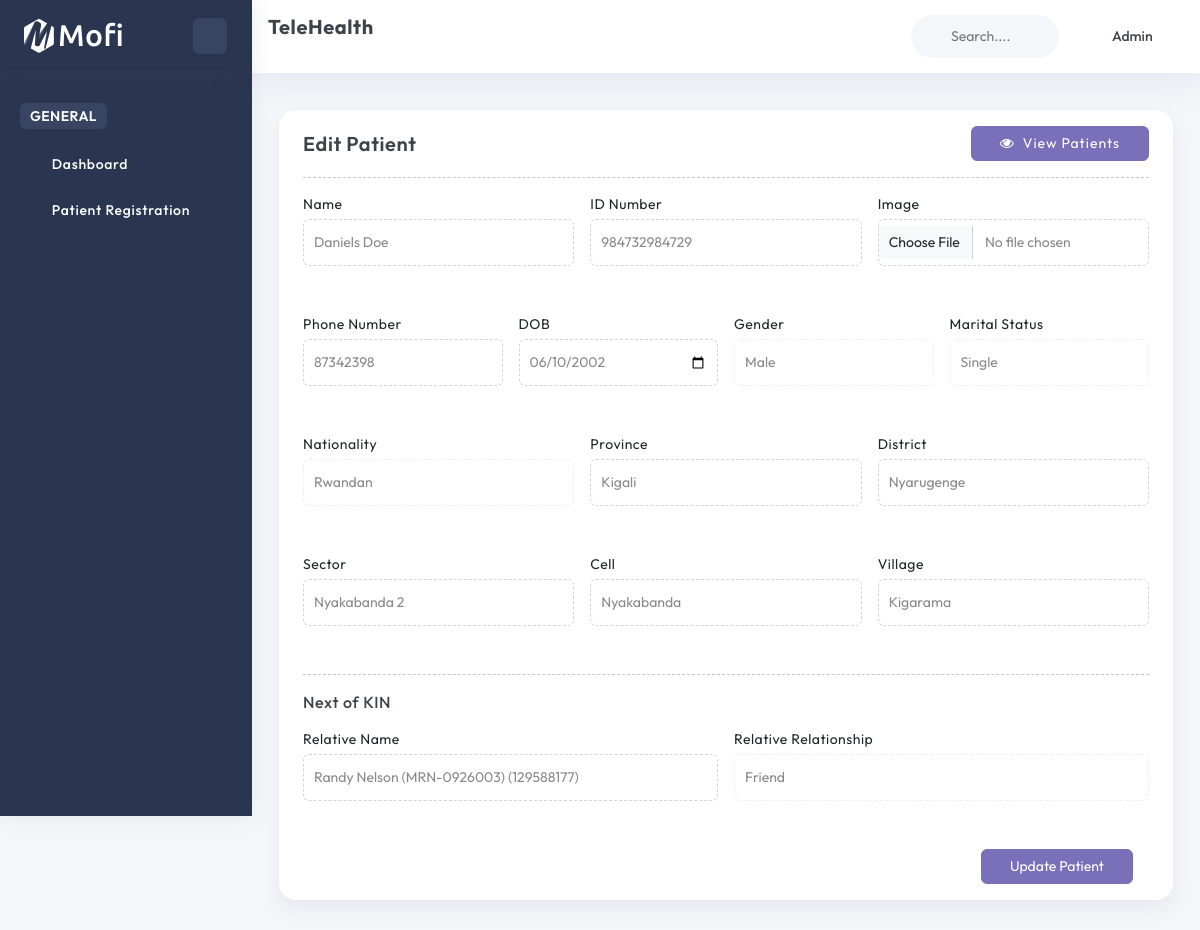
/patient/daniels-doe-2002-06-10-male-984732984729/edit (signed in), run on an earlier commit of the app's database.
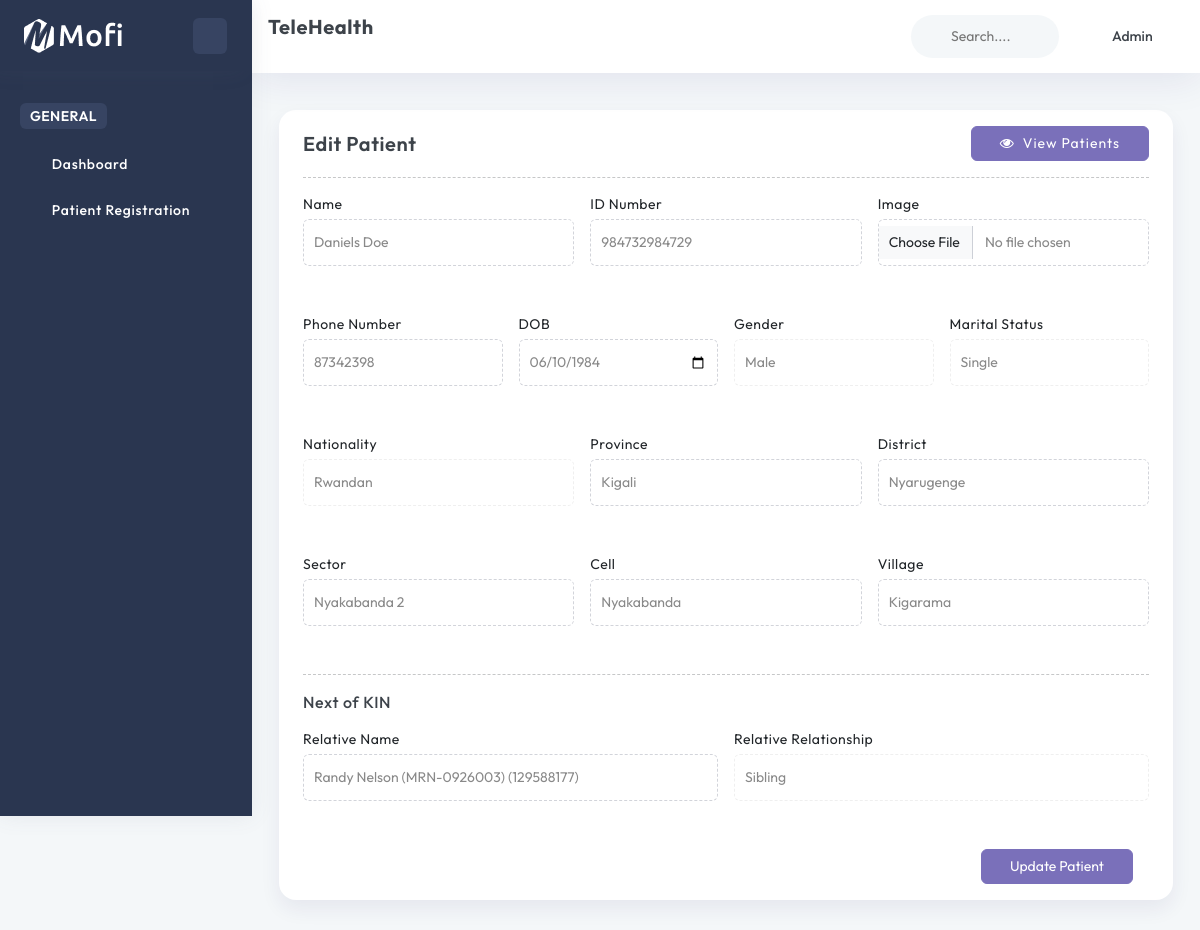
And on a later commit of the database.
### base/models.py (models this page shows, shortened)
class Patient(models.Model):
    GENDER_CHOICES = [
        ('Male', 'Male'),
        ('Female', 'Female'),
    ]
    MARITAL_STATUS_CHOICES = [
        ('Single', 'Single'),
        ('Married', 'Married'),
        ('Widowed', 'Widowed'),
        ('Divorced', 'Divorced'),
    ]
    NATIONALITY_CHOICES = [
        ('Rwandan', 'Rwandan'),
        ('Other', 'Other'),
    ]
    RELATIONSHIP_CHOICES = [
        ('Husband', 'Husband'),
        ('Wife', 'Wife'),
        ('Sibling', 'Sibling'),
        ('Friend', 'Friend'),
        ('Other Family Member', 'Other Family Member'),
    ]
    mrn = models.CharField(max_length=10, unique=True, blank=True)
    name = models.CharField(max_length=255, null=True, blank=True)
    slug = models.SlugField(max_length=255, unique=True, blank=True)
    dob = models.DateField(null=True, blank=True)
    image = ProcessedImageField(
        upload_to=patient_image_path,
        processors=[ResizeToFill(720, 720)],
        format='JPEG',
        options={'quality': 90},
        null=True,
        blank=True,
    )
    gender = models.CharField(max_length=10, choices=GENDER_CHOICES, null=True, blank=True)
    marital_status = models.CharField(max_length=20, choices=MARITAL_STATUS_CHOICES, null=True, blank=True)
    nationality = models.CharField(max_length=50, choices=NATIONALITY_CHOICES, default='Rwandan', null=True, blank=True)
    id_number = models.CharField(max_length=50, unique=True, null=True, blank=True)
    province = models.CharField(max_length=50, null=True, blank=True)
    district = models.CharField(max_length=50, null=True, blank=True)
    sector = models.CharField(max_length=50, null=True, blank=True)
    cell = models.CharField(max_length=50, null=True, blank=True)
    village = models.CharField(max_length=50, null=True, blank=True)
    phone_number = models.CharField(max_length=15, unique=True, null=True, blank=True)
    relationship = models.CharField(max_length=50, choices=RELATIONSHIP_CHOICES, null=True, blank=True)
    relative = models.ForeignKey('self', null=True, blank=True, on_delete=models.SET_NULL, related_name='relatives')
    created_at = models.DateTimeField(default=timezone.now)
    class Meta:
        verbose_name_plural = "Patients"

### base/views.py (the view)
# urls.py: path('patient/<slug>/edit', editPatient, name='editPatient'),
@login_required
def editPatient(request, slug):
    patient = get_object_or_404(Patient, slug=slug)
    if request.method == 'POST':
        form = PatientForm(request.POST, request.FILES, instance=patient)
        if form.is_valid():
            try:
                form.save()
                messages.success(request, 'Patient has been updated successfully.')
                return redirect('base:getPatients')
            except Exception as e:
                error_message = f'An error occurred while updating the patient: {str(e)}'
                messages.error(request, error_message)
        else:
            error_message = 'Failed to update patient. '
            for field, errors in form.errors.items():
                error_message += f"{field}: {', '.join(errors)}. "
            messages.error(request, error_message.strip())
    else:
        form = PatientForm(instance=patient)
    context = {
        'form': form,
        'patient': patient,
    }
    return render(request, 'patients/edit.html', context)

### templates/patients/edit.html (shortened to what the changed rows need)
{% extends 'layouts/app.html' %}
{% load static %}
{% block content %}
<div class="container-fluid">
    <div class="row">
        <div class="col-sm-12">
            <div class="card">
                <div class="card-body">
                    <div class="form theme-form">
                        <form class="price-wrapper" method="post" enctype="multipart/form-data">
                            <div class="row g-3 custom-input mb-5">
                                <div class="col-sm-4">
                                    <label class="form-label">Name</label>
                                    {{ form.name }}
                                </div>
                                <div class="col-sm-4">
                                    <label class="form-label">ID Number</label>
                                    {{ form.id_number }}
                                </div>
                                <div class="col-sm-4">
                                    <label class="form-label">Image</label>
                                    {{ form.image }}
                                </div>
                            </div>
                            <div class="row g-3 custom-input mb-5">
                                <div class="col-sm-3">
                                    <label class="form-label">Phone Number</label>
                                    {{ form.phone_number }}
                                </div>
                                <div class="col-sm-3">
                                    <label class="form-label">DOB</label>
                                    {{ form.dob }}
                                </div>
                                <div class="col-sm-3">
                                    <label class="form-label">Gender</label>
                                    {{ form.gender }}
                                </div>
                                <div class="col-sm-3">
                                    <label class="form-label">Marital Status</label>
                                    {{ form.marital_status }}
                                </div>
                            </div>
                            <div class="row g-3 custom-input mb-5">
                                <div class="col-sm-4">
                                    <div id="nationality-container">
                                        {{ form.nationality }}
                                    </div>
                                </div>
                                <div class="col-sm-4">
                                    <label class="form-label">Province</label>
                                    {{ form.province }}
                                </div>
                                <div class="col-sm-4">
                                    <label class="form-label">District</label>
                                    {{ form.district }}
                                </div>
                            </div>
                            <div class="row g-3 custom-input mb-5">
                                <div class="col-sm-4">
                                    <label class="form-label">Sector</label>
                                    {{ form.sector }}
                                </div>
                                <div class="col-sm-4">
                                    <label class="form-label">Cell</label>
                                    {{ form.cell }}
                                </div>
                                <div class="col-sm-4">
                                    <label class="form-label">Village</label>
                                    {{ form.village }}
                                </div>
                            </div>
                            <div class="row g-3 custom-input mb-5">
                                <div class="col-sm-6">
                                    <div class="select-search">
                                        <input type="text" id="relative-search" class="form-control" placeholder="Search relative..." value="{{ patient.relative.name }} ({{ patient.relative.mrn }}) ({{ patient.relative.id_number }})">
                                    </div>
                                </div>
                                <div class="col-sm-6">
                                    <div id="relationship-container">
                                        {{ form.relationship }}
                                    </div>
                                </div>
                            </div>
                        </form>
                    </div>
                </div>
            </div>
        </div>
    </div>
</div>
{% endblock %}

What changed in the data, as far as the page shows it:
changed Patient "Daniels Doe": dob "06/10/2002" → "06/10/1984"; relationship "Friend" → "Sibling"
